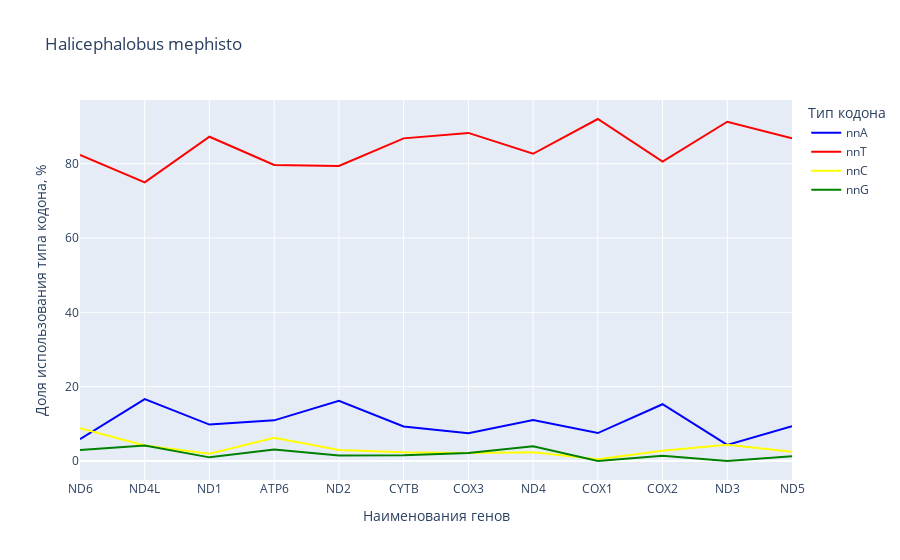

This figure's notebook cell:
### Code cell


### Figure 1 — Plotly figure (JSON) as saved in the notebook; plotly's stock layout.template omitted (floating-point values rounded to 4 significant figures)
{"data": [{"hovertemplate": "Тип кодона=nnA<br>Наименования генов=%{x}<br>Доля использования типа кодона, %=%{y}<extra></extra>", "legendgroup": "nnA", "line": {"color": "blue", "dash": "solid"}, "marker": {"symbol": "circle"}, "mode": "lines", "name": "nnA", "orientation": "v", "showlegend": true, "type": "scatter", "x": ["ND6", "ND4L", "ND1", "ATP6", "ND2", "CYTB", "COX3", "ND4", "COX1", "COX2", "ND3", "ND5"], "xaxis": "x", "y": [5.882, 16.67, 9.804, 10.94, 16.18, 9.302, 7.447, 11.02, 7.522, 15.28, 4.348, 9.375], "yaxis": "y"}, {"hovertemplate": "Тип кодона=nnT<br>Наименования генов=%{x}<br>Доля использования типа кодона, %=%{y}<extra></extra>", "legendgroup": "nnT", "line": {"color": "red", "dash": "solid"}, "marker": {"symbol": "circle"}, "mode": "lines", "name": "nnT", "orientation": "v", "showlegend": true, "type": "scatter", "x": ["ND6", "ND4L", "ND1", "ATP6", "ND2", "CYTB", "COX3", "ND4", "COX1", "COX2", "ND3", "ND5"], "xaxis": "x", "y": [82.35, 75, 87.25, 79.69, 79.41, 86.82, 88.3, 82.68, 92.04, 80.56, 91.3, 86.88], "yaxis": "y"}, {"hovertemplate": "Тип кодона=nnC<br>Наименования генов=%{x}<br>Доля использования типа кодона, %=%{y}<extra></extra>", "legendgroup": "nnC", "line": {"color": "yellow", "dash": "solid"}, "marker": {"symbol": "circle"}, "mode": "lines", "name": "nnC", "orientation": "v", "showlegend": true, "type": "scatter", "x": ["ND6", "ND4L", "ND1", "ATP6", "ND2", "CYTB", "COX3", "ND4", "COX1", "COX2", "ND3", "ND5"], "xaxis": "x", "y": [8.824, 4.167, 1.961, 6.25, 2.941, 2.326, 2.128, 2.362, 0.4425, 2.778, 4.348, 2.5], "yaxis": "y"}, {"hovertemplate": "Тип кодона=nnG<br>Наименования генов=%{x}<br>Доля использования типа кодона, %=%{y}<extra></extra>", "legendgroup": "nnG", "line": {"color": "green", "dash": "solid"}, "marker": {"symbol": "circle"}, "mode": "lines", "name": "nnG", "orientation": "v", "showlegend": true, "type": "scatter", "x": ["ND6", "ND4L", "ND1", "ATP6", "ND2", "CYTB", "COX3", "ND4", "COX1", "COX2", "ND3", "ND5"], "xaxis": "x", "y": [2.941, 4.167, 0.9804, 3.125, 1.471, 1.55, 2.128, 3.937, 0, 1.389, 0, 1.25], "yaxis": "y"}], "layout": {"legend": {"title": {"text": "Тип кодона"}, "tracegroupgap": 0}, "title": {"text": "Halicephalobus mephisto"}, "xaxis": {"anchor": "y", "domain": [0, 1], "title": {"text": "Наименования генов"}}, "yaxis": {"anchor": "x", "domain": [0, 1], "title": {"text": "Доля использования типа кодона, %"}}}}
